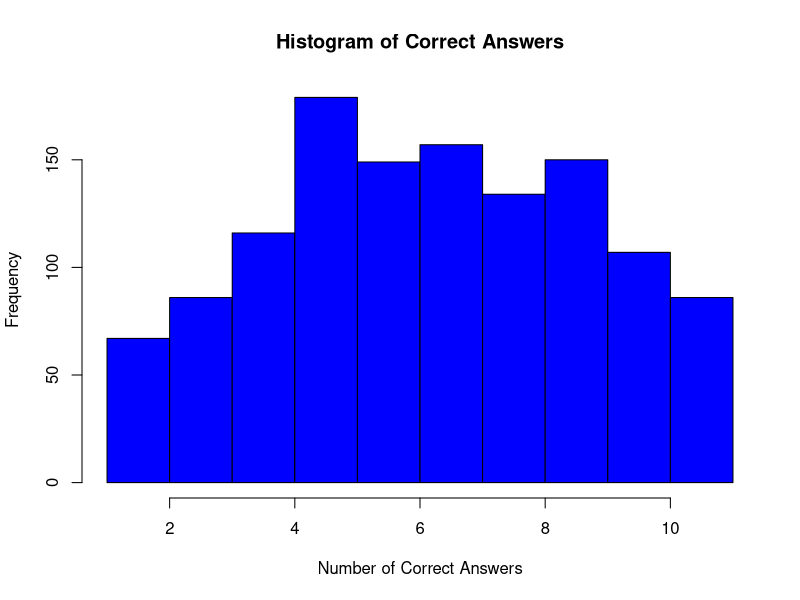
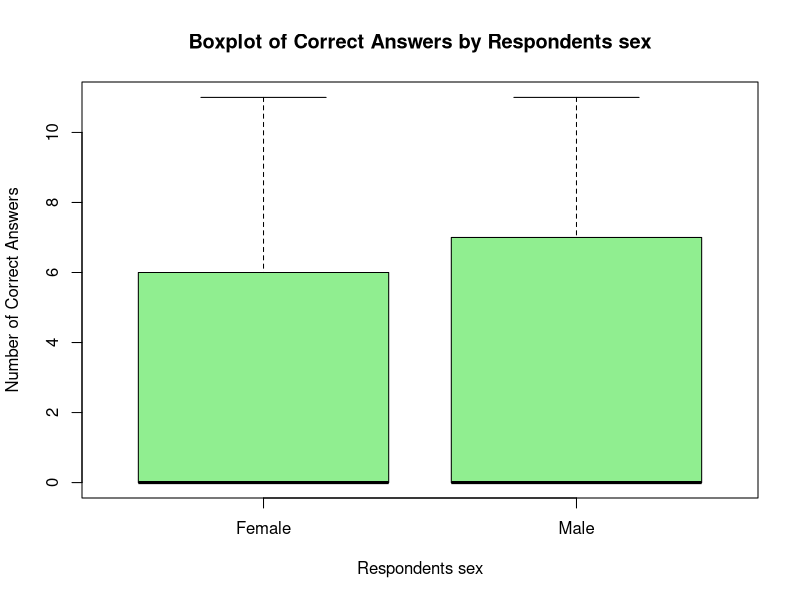
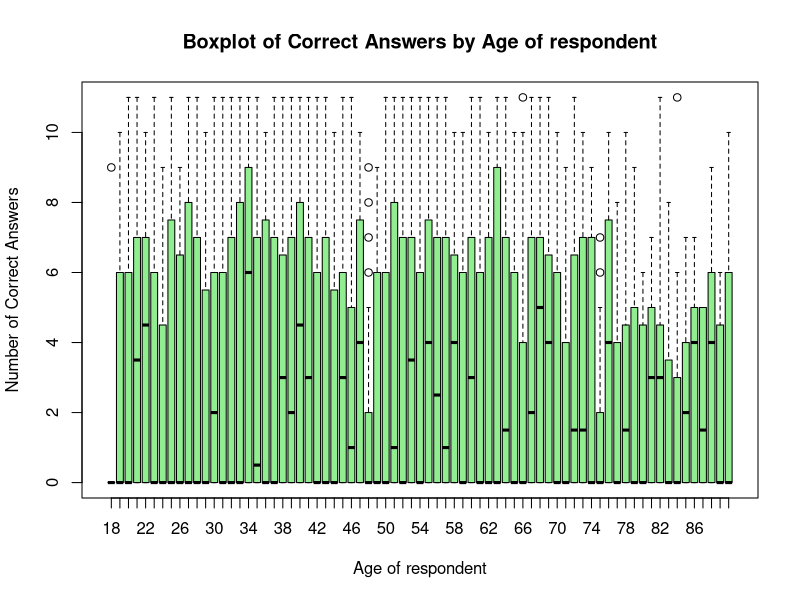
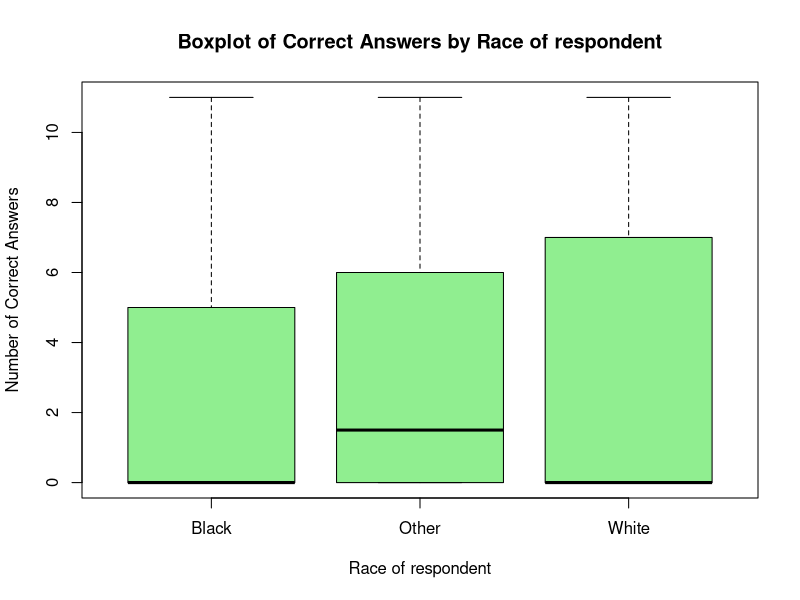
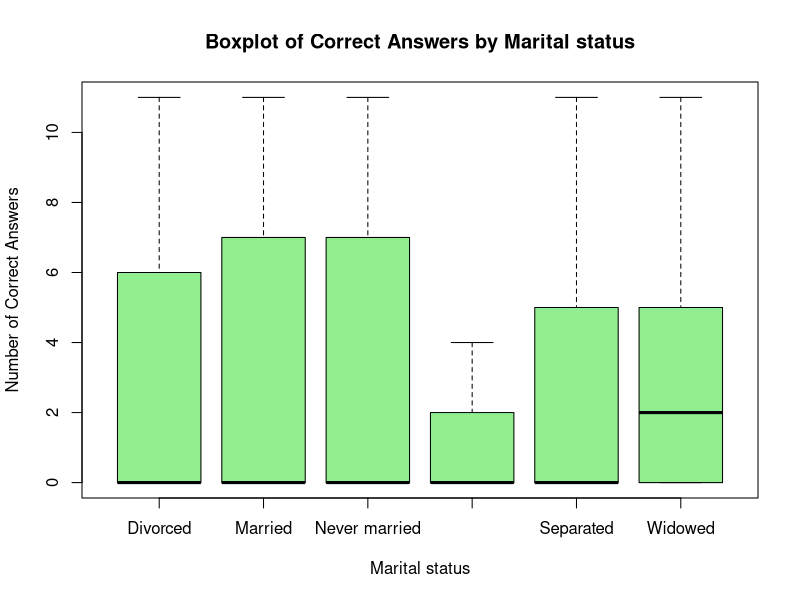
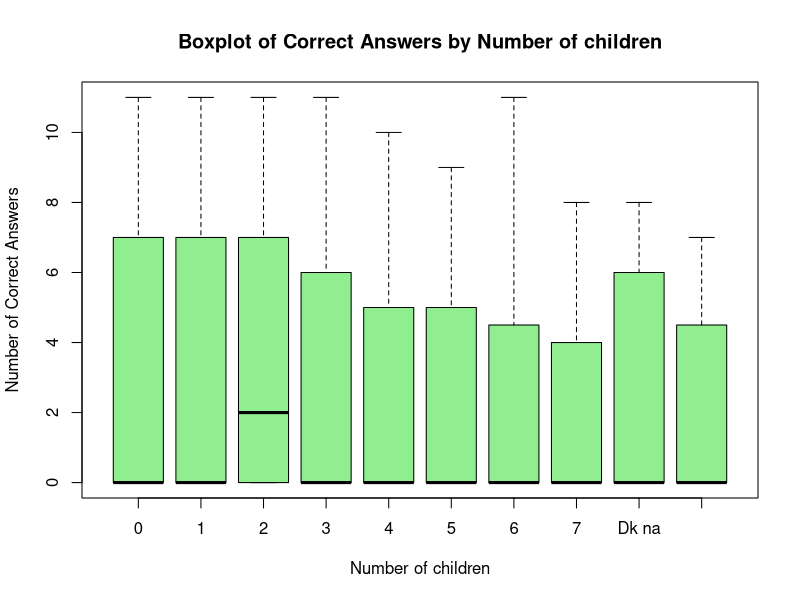
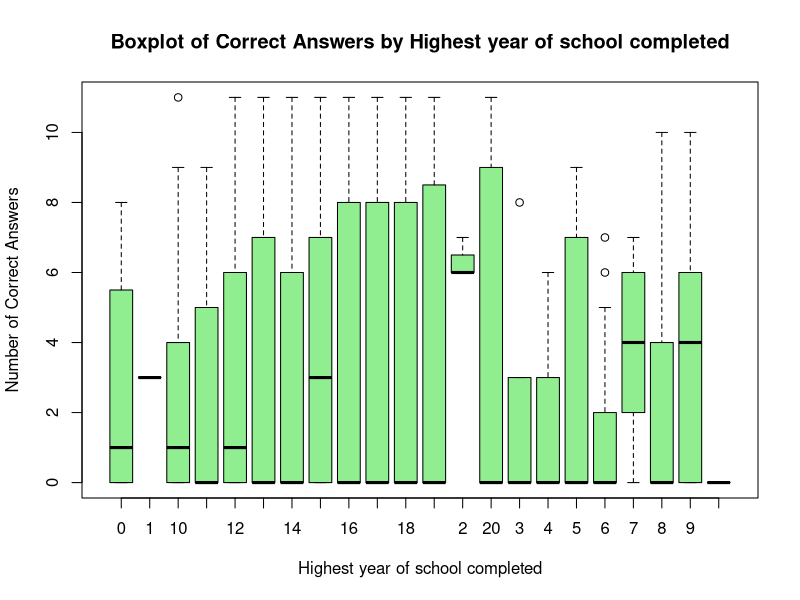
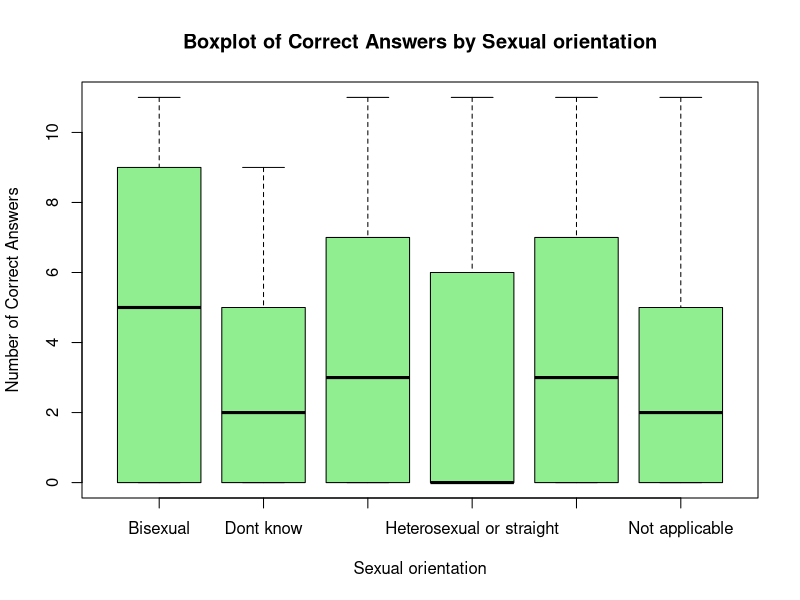

R code for these plots, in order:
## ---- chunk 1
library(readxl)
library(stats)
## ---- chunk 2
data <- read_excel("GSS_1972_2014.xlsx")
## ---- chunk 3
colnames(data)
## ---- chunk 4
correct_answers <- c("True", "False", "True", "False", "True",
                     "False", "True", "True", "True",
                     "Earth around sun", "One year")
## ---- chunk 5
data_2014 <- data[data$"Gss year for this respondent" == 2014, ]

data_2014
## ---- chunk 6
science_questions <- colnames(data_2014)[c(42:52)]

science_questions
## ---- chunk 7
data_2014$correct_answers <- NA


for (i in seq_len(nrow(data_2014))) {
  data_2014$correct_answers[i] <-
    sum(data_2014[i, science_questions] == correct_answers)
}

data_2014$correct_answers
## ---- chunk 8
data_2014_non_zero <- subset(data_2014, correct_answers > 0)

hist(data_2014_non_zero$correct_answers,
     main = "Histogram of Correct Answers",
     xlab = "Number of Correct Answers",
     ylab = "Frequency",
     col = "blue")
## ---- chunk 9

demographic_variables <- c("Respondents sex",
                           "Age of respondent",
                           "Race of respondent",
                           "Marital status",
                           "Number of children",
                           "Highest year of school completed",
                           "Sexual orientation",
                           "Respondents income",
                           "Does r own or rent home?")

significant_variables <- c()

for (var in demographic_variables) {
  anova_result <- aov(correct_answers ~ data_2014[[var]], data = data_2014)

  print(paste("ANOVA for", var))

  print(summary(anova_result))

  boxplot(data_2014$correct_answers ~ data_2014[[var]],
          main = paste("Boxplot of Correct Answers by", var),
          xlab = var, ylab = "Number of Correct Answers", col = "lightgreen")

  if (summary(anova_result)[[1]][["Pr(>F)"]][1] < 0.05) {

    significant_variables <- c(significant_variables, var)
  }
}
## ---- chunk 10

for (var in significant_variables) {
  anova_result <- aov(correct_answers ~ data_2014[[var]], data = data_2014)

  posthoc_result <- TukeyHSD(anova_result)

  print(paste("Post-Hoc Test for", var))

  print(posthoc_result)
}
